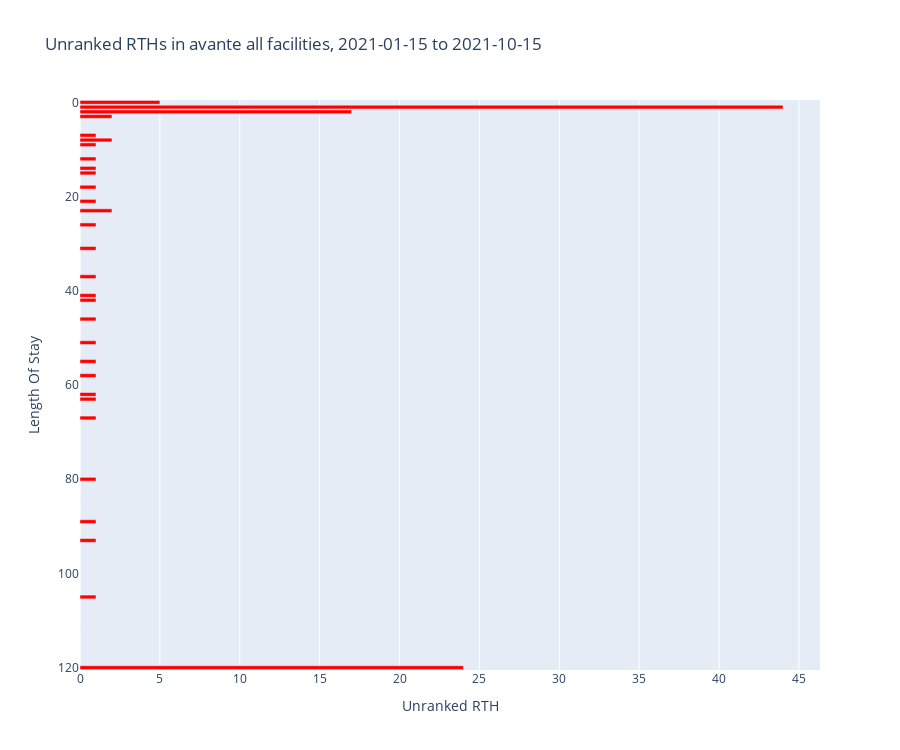

Notebook code cell kept with this figure:
### Markdown cell above
## UnRanked RTH

### Code cell
fig = px.bar(
    df, 
    x='unranked_rth', 
    y=list(df.index),
    height=graph_height, orientation='h',
    title=f'Unranked RTHs in {CLIENT} all facilities, {date_range}',
    labels={
        'y':'Length Of Stay', 
        'unranked_rth': 'Unranked RTH'
    }, 
    color_discrete_sequence=['red']
)
fig['layout']['yaxis']['autorange'] = "reversed"
fig.show()

### Figure 1 — Plotly figure (JSON) as saved in the notebook; plotly's stock layout.template omitted (floating-point values rounded to 4 significant figures)
{"data": [{"alignmentgroup": "True", "hovertemplate": "Unranked RTH=%{x}<br>Length Of Stay=%{y}<extra></extra>", "legendgroup": "", "marker": {"color": "red", "pattern": {"shape": ""}}, "name": "", "offsetgroup": "", "orientation": "h", "showlegend": false, "textposition": "auto", "type": "bar", "x": [5, 44, 17, 2, 0, 0, 0, 1, 2, 1, 0, 0, 1, 0, 1, 1, 0, 0, 1, 0, 0, 1, 0, 2, 0, 0, 1, 0, 0, 0, 0, 1, 0, 0, 0, 0, 0, 1, 0, 0, 0, 1, 1, 0, 0, 0, 1, 0, 0, 0, 0, 1, 0, 0, 0, 1, 0, 0, 1, 0, 0, 0, 1, 1, 0, 0, 0, 1, 0, 0, 0, 0, 0, 0, 0, 0, 0, 0, 0, 0, 1, 0, 0, 0, 0, 0, 0, 0, 0, 1, 0, 0, 0, 1, 0, 0, 0, 0, 0, 0, 0, 0, 0, 0, 0, 1, 0, 0, 0, 0, 0, 0, 0, 0, 0, 0, 0, 0, 0, 0, 24], "xaxis": "x", "y": [0, 1, 2, 3, 4, 5, 6, 7, 8, 9, 10, 11, 12, 13, 14, 15, 16, 17, 18, 19, 20, 21, 22, 23, 24, 25, 26, 27, 28, 29, 30, 31, 32, 33, 34, 35, 36, 37, 38, 39, 40, 41, 42, 43, 44, 45, 46, 47, 48, 49, 50, 51, 52, 53, 54, 55, 56, 57, 58, 59, 60, 61, 62, 63, 64, 65, 66, 67, 68, 69, 70, 71, 72, 73, 74, 75, 76, 77, 78, 79, 80, 81, 82, 83, 84, 85, 86, 87, 88, 89, 90, 91, 92, 93, 94, 95, 96, 97, 98, 99, 100, 101, 102, 103, 104, 105, 106, 107, 108, 109, 110, 111, 112, 113, 114, 115, 116, 117, 118, 119, 120], "yaxis": "y"}], "layout": {"barmode": "relative", "height": 750, "legend": {"tracegroupgap": 0}, "title": {"text": "Unranked RTHs in avante all facilities, 2021-01-15 to 2021-10-15"}, "xaxis": {"anchor": "y", "domain": [0, 1], "title": {"text": "Unranked RTH"}}, "yaxis": {"anchor": "x", "autorange": "reversed", "domain": [0, 1], "title": {"text": "Length Of Stay"}}}}
